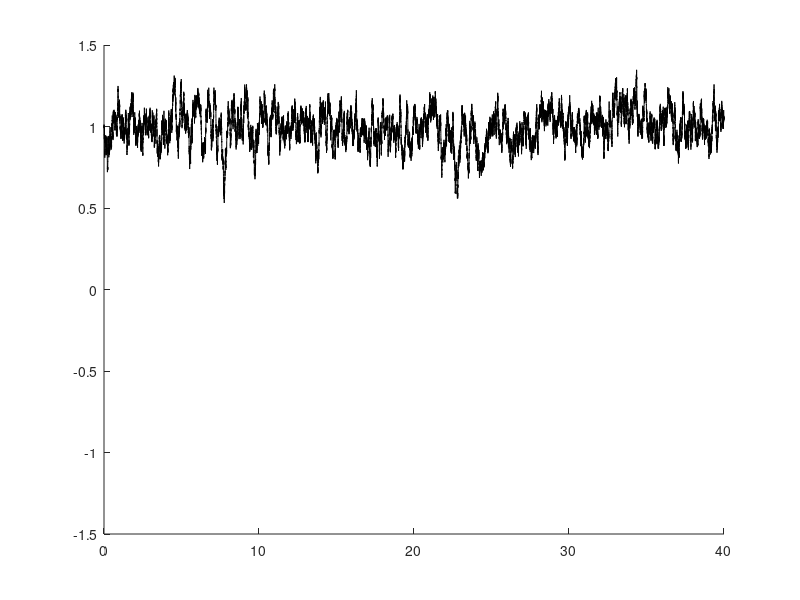
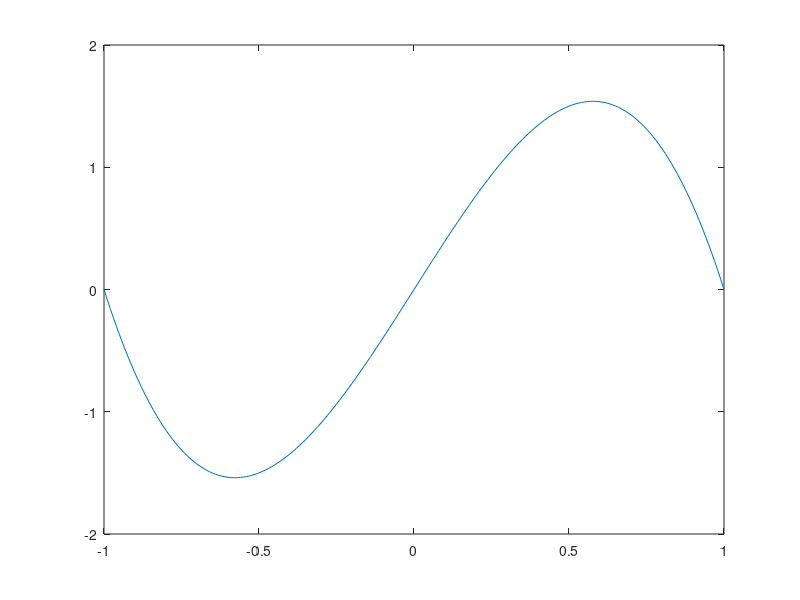

MATLAB code to generate these figures, in order:
%% Test GMM_DO
% Paper:
% Sondergaard, Thomas, and Pierre F. J. Lermusiaux. “Data Assimilation
% with Gaussian Mixture Models Using the Dynamically Orthogonal Field 
% Equations. Part II: Applications.” Monthly Weather Review (2012): 121011101334009.

clear all; close all;
rng(1) 

%% Double Well Diffusion Experiment
% dimension
n = 1;  % dimension of state vector
p = 1;  % dimension of observation vector

N = 1000;  % number of data realization
M = 2;     % gaussian mixture model complexity

t_end  = 40;
dt     = 1e-3;
t_vec  = 0:dt:t_end;
T      = length(t_vec);    % number of timesteps

% Forecast Parameters
pi_true = zeros(1,M);
mu_true = zeros(M,n);
Sigma_true = zeros(n,n,M);

pi_true(1) = 0.5;
mu_true(1,:) = -0.98;
Sigma_true(:,:,1) = 0.111;

pi_true(2) = 0.5;
mu_true(2,:) = 0.98;
Sigma_true(:,:,2) = 0.111;

gm_true = gmdistribution(mu_true,Sigma_true,pi_true);

% genrate realization data
phi_f = zeros(N,n); % realizations residing in stochastic subspace (forcast)

phi_idx = 1;

for j = 1:M
    nData = pi_true(j) * N;
    phi_f(phi_idx:phi_idx+nData-1,:) = mvnrnd(mu_true(j,:),Sigma_true(:,:,j),nData);
    phi_idx = phi_idx + nData;
end

% propagate the true state of the ball
kappa = 0.4;
r = 100;
dt_small = dt/r;
x_t = zeros(1,T);
x_t(1) = 1;

for t = 2:T
    dw = sqrt(dt_small) * randn(1,r);
    x_t(t) = x_t(t-1) + 4*(x_t(t-1) - x_t(t-1)^3) * dt + kappa * sum(dw);
end

% Plot x
figure(1)
hold on;
plot(t_vec,x_t,'k-');
ylim([-1.5 1.5]);

figure(2)
x = -1:0.01:1;
y = zeros(1,length(x));
for i = 1:length(x)
    y(i) = 4*(x(i) - x(i)^3);
end
plot(x,y);

